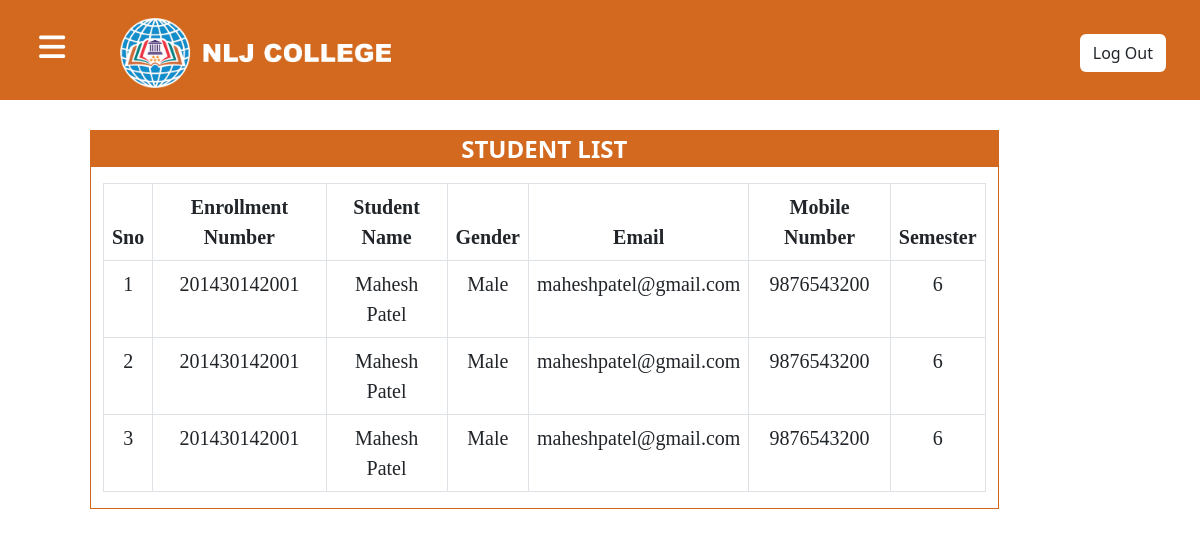
Screenshot of /Admin/adminstudentlist.php with the database file from the repository.
### tables this page shows
CREATE TABLE `student_table` (
  `sfname` varchar(20) NOT NULL,
  `slname` varchar(20) NOT NULL,
  `dob` date NOT NULL,
  `gen` varchar(20) NOT NULL,
  `eno` varchar(12) NOT NULL,
  `sem` varchar(10) NOT NULL,
  `course` varchar(30) NOT NULL,
  `branch` varchar(30) NOT NULL,
  `email` varchar(50) NOT NULL,
  `mno` varchar(10) NOT NULL,
  `fname` varchar(50) NOT NULL,
  `femail` varchar(50) NOT NULL,
  `fmno` varchar(10) NOT NULL,
  `mname` varchar(50) NOT NULL,
  `memail` varchar(50) NOT NULL,
  `mmno` varchar(10) NOT NULL,
  `pwd` varchar(20) NOT NULL,
  `cpwd` varchar(20) NOT NULL
);

### Admin/adminstudentlist.php (the view, shortened to what this page needs)
<!DOCTYPE html>
<html>
<head>
    <link href="https://cdn.jsdelivr.net/npm/bootstrap@5.2.3/dist/css/bootstrap.min.css" rel="stylesheet">
    <link rel="stylesheet" href="https://cdnjs.cloudflare.com/ajax/libs/font-awesome/6.2.1/css/all.min.css">
</head>
<body>
    <header>
        <div class="container-fluid header">
            <nav class="navbar navbar-expand-sm">
                <div class="container-fluid">
                    <div class="navbar-brand">
                        <a  class="toggle" id="toggle" style="font-size: 30px; color: white; margin-left: 15px;"><i class="fa fa-bars"></i></a>
                        <img src="../Images/L32.png" class="navbar-brand" style="height: 80px; margin-left: 50px;">
                    </div>
                    <div class="d-flex" style="margin-right: 10px;">
                        <button class="btn bg-white" type="button" onclick="onlogout()">Log Out</button>
                    </div>
                </div>
            </nav>
        </div>
    </header>
    <section class="section">
        <div class="main" id="sidemain">
            <div class="container-fluid" style=" border:1px solid chocolate; width: 77%; margin-top: 30px; margin-left: 280px; padding: 0px; float:left;">
                    <p style="color: white; background-color: chocolate; font-weight: bold; text-align: center; font-size: 24px;">STUDENT LIST</p>
                <div class="container text-center" style="font-family: 'Times New Roman'; font-size: 20px; margin-bottom: 15px;">
                    <table class="table table-bordered">
                        <thead>
                            <tr>
                                <th>Sno</th>
                                <th>Enrollment Number</th>
                                <th>Student Name</th>
                                <th>Gender</th>
                                <th>Email</th>
                                <th>Mobile Number</th>
                                <th>Semester</th>
                            </tr>
                        </thead>
                        <tbody>
                            <?php
                                $conn=mysqli_connect("localhost","root","","university");
                                $sql="select * from student_table";
                                $result=mysqli_query($conn,$sql);
                                $count=1;
                                $row = mysqli_fetch_assoc($result);
                                while($count<=mysqli_num_rows($result)){
                                echo '<tr>';
                                echo '<td>'.$count.'</td>';
                                echo '<td>'.$row["eno"].'</td>';
                                echo '<td>'.$row["sfname"].' '.$row["slname"].'</td>';
                                echo '<td>'.$row["gen"].'</td>';
                                echo '<td>'.$row["email"].'</td>';
                                echo '<td>'.$row["mno"].'</td>';
                                echo '<td>'.$row["sem"].'</td>';
                                echo '</tr>';
                                $count = $count + 1;
                                }
                                ?>
                        </tbody>
                    </table>
                </div>
            </div>
        </div>
    </section>
</body>
</html>

### Admin/adminstudentlist.php (style rules this page uses)
.header { height: 100px; width: 100%; background-color: chocolate; position: fixed; float: left; }
.section { float: left; margin-top: 100px; width: 100%; height: 100%; }
.main { font-size: 28px; padding: 0px 10px; height: 100%; width: 100%; margin-left: -200px; }

### rows the page displays
student_table: eno "201430142001", sfname "Mahesh", slname "Patel", gen "Male", email "maheshpatel@gmail.com", mno "9876543200", sem "6"
